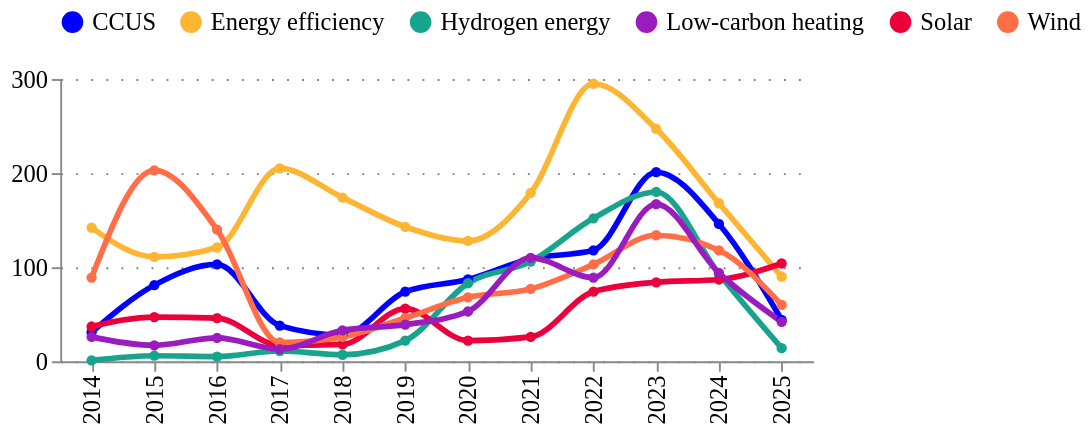

The cell this chart's notebook holds for it:
### Code cell
chart_df = (
    speeches_yearly_df
    .query("theme in @categories_to_show")
)

# chart_df = normalise_ts(chart_df, 2014, "speeches")

fig = charts.ts_smooth(
    ts = chart_df,
    variable="speeches",
    variable_title="",
    category_column="theme",
    categories_to_show=categories_to_show,
    time_column="year",
)
charts.configure_plots(fig)

### Figure 1 — Vega-Lite specification as saved in the notebook (floating-point values rounded to 4 significant figures)
{"config": {"title": {"font": "Averta", "anchor": "start"}, "subtitle": {"font": "Averta"}, "axis": {"labelFont": "Averta", "titleFont": "Averta", "gridColor": "grey", "gridDash": [1, 7], "labelFontSize": 13, "titleFontSize": 13}, "header": {"labelFont": "Averta", "titleFont": "Averta"}, "legend": {"labelFont": "Averta", "titleFont": "Averta", "labelFontSize": 13, "titleFontSize": 13}, "range": {"category": ["#0000FF", "#FDB633", "#18A48C", "#9A1BBE", "#EB003B", "#FF6E47", "#646363", "#0F294A", "#97D9E3", "#A59BEE", "#F6A4B7", "#D2C9C0", "#FFFFFF", "#000000"], "ordinal": {"scheme": ["#0000FF", "#FDB633", "#18A48C", "#9A1BBE", "#EB003B", "#FF6E47", "#646363", "#0F294A", "#97D9E3", "#A59BEE", "#F6A4B7", "#D2C9C0", "#FFFFFF", "#000000"]}}, "view": {"strokeWidth": 0}}, "data": {"name": "data-0c1a32178b9019d43406b01b0ccaf3a4"}, "mark": {"type": "line", "interpolate": "monotone", "point": {"filled": true, "size": 30}, "size": 3, "strokeDash": [0]}, "encoding": {"color": {"field": "theme", "legend": {"orient": "top", "title": ""}, "type": "nominal"}, "tooltip": [{"field": "year", "title": "", "type": "ordinal"}, {"field": "theme", "type": "nominal"}, {"field": "speeches", "format": ".3f", "title": "", "type": "quantitative"}], "x": {"field": "year", "title": "", "type": "ordinal"}, "y": {"field": "speeches", "title": "", "type": "quantitative"}}, "height": 150, "title": {"anchor": "start", "text": "", "fontSize": 16, "subtitle": "", "subtitleFont": "Averta", "subtitleFontSize": 13}, "width": 400, "$schema": "https://vega.github.io/schema/vega-lite/v5.20.1.json", "datasets": {"data-0c1a32178b9019d43406b01b0ccaf3a4": [{"year": 2014, "speeches": 31, "theme": "CCUS"}, {"year": 2015, "speeches": 81, "theme": "CCUS"}, {"year": 2016, "speeches": 103, "theme": "CCUS"}, {"year": 2017, "speeches": 38, "theme": "CCUS"}, {"year": 2018, "speeches": 28, "theme": "CCUS"}, {"year": 2019, "speeches": 74, "theme": "CCUS"}, {"year": 2020, "speeches": 87, "theme": "CCUS"}, {"year": 2021, "speeches": 109, "theme": "CCUS"}, {"year": 2022, "speeches": 118, "theme": "CCUS"}, {"year": 2023, "speeches": 201, "theme": "CCUS"}, {"year": 2024, "speeches": 146, "theme": "CCUS"}, {"year": 2025, "speeches": 44, "theme": "CCUS"}, {"year": 2014, "speeches": 142, "theme": "Energy efficiency"}, {"year": 2015, "speeches": 111, "theme": "Energy efficiency"}, {"year": 2016, "speeches": 121, "theme": "Energy efficiency"}, {"year": 2017, "speeches": 205, "theme": "Energy efficiency"}, {"year": 2018, "speeches": 174, "theme": "Energy efficiency"}, {"year": 2019, "speeches": 143, "theme": "Energy efficiency"}, {"year": 2020, "speeches": 128, "theme": "Energy efficiency"}, {"year": 2021, "speeches": 179, "theme": "Energy efficiency"}, {"year": 2022, "speeches": 295, "theme": "Energy efficiency"}, {"year": 2023, "speeches": 247, "theme": "Energy efficiency"}, {"year": 2024, "speeches": 168, "theme": "Energy efficiency"}, {"year": 2025, "speeches": 90, "theme": "Energy efficiency"}, {"year": 2014, "speeches": 1, "theme": "Hydrogen energy"}, {"year": 2015, "speeches": 6, "theme": "Hydrogen energy"}, {"year": 2016, "speeches": 5, "theme": "Hydrogen energy"}, {"year": 2017, "speeches": 11, "theme": "Hydrogen energy"}, {"year": 2018, "speeches": 7, "theme": "Hydrogen energy"}, {"year": 2019, "speeches": 22, "theme": "Hydrogen energy"}, {"year": 2020, "speeches": 83, "theme": "Hydrogen energy"}, {"year": 2021, "speeches": 106, "theme": "Hydrogen energy"}, {"year": 2022, "speeches": 152, "theme": "Hydrogen energy"}, {"year": 2023, "speeches": 180, "theme": "Hydrogen energy"}, {"year": 2024, "speeches": 93, "theme": "Hydrogen energy"}, {"year": 2025, "speeches": 14, "theme": "Hydrogen energy"}, {"year": 2014, "speeches": 37, "theme": "Solar"}, {"year": 2015, "speeches": 47, "theme": "Solar"}, {"year": 2016, "speeches": 46, "theme": "Solar"}, {"year": 2017, "speeches": 17, "theme": "Solar"}, {"year": 2018, "speeches": 18, "theme": "Solar"}, {"year": 2019, "speeches": 56, "theme": "Solar"}, {"year": 2020, "speeches": 22, "theme": "Solar"}, {"year": 2021, "speeches": 26, "theme": "Solar"}, {"year": 2022, "speeches": 74, "theme": "Solar"}, {"year": 2023, "speeches": 84, "theme": "Solar"}, {"year": 2024, "speeches": 87, "theme": "Solar"}, {"year": 2025, "speeches": 104, "theme": "Solar"}, {"year": 2014, "speeches": 89, "theme": "Wind"}, {"year": 2015, "speeches": 203, "theme": "Wind"}, {"year": 2016, "speeches": 140, "theme": "Wind"}, {"year": 2017, "speeches": 20, "theme": "Wind"}, {"year": 2018, "speeches": 26, "theme": "Wind"}, {"year": 2019, "speeches": 46, "theme": "Wind"}, {"year": 2020, "speeches": 68, "theme": "Wind"}, {"year": 2021, "speeches": 77, "theme": "Wind"}, {"year": 2022, "speeches": 103, "theme": "Wind"}, {"year": 2023, "speeches": 134, "theme": "Wind"}, {"year": 2024, "speeches": 118, "theme": "Wind"}, {"year": 2025, "speeches": 60, "theme": "Wind"}, {"year": 2014, "speeches": 26, "theme": "Low-carbon heating"}, {"year": 2015, "speeches": 17, "theme": "Low-carbon heating"}, {"year": 2016, "speeches": 25, "theme": "Low-carbon heating"}, {"year": 2017, "speeches": 13, "theme": "Low-carbon heating"}, {"year": 2018, "speeches": 33, "theme": "Low-carbon heating"}, {"year": 2019, "speeches": 39, "theme": "Low-carbon heating"}, {"year": 2020, "speeches": 53, "theme": "Low-carbon heating"}, {"year": 2021, "speeches": 110, "theme": "Low-carbon heating"}, {"year": 2022, "speeches": 89, "theme": "Low-carbon heating"}, {"year": 2023, "speeches": 167, "theme": "Low-carbon heating"}, {"year": 2024, "speeches": 94, "theme": "Low-carbon heating"}, {"year": 2025, "speeches": 42, "theme": "Low-carbon heating"}]}}
